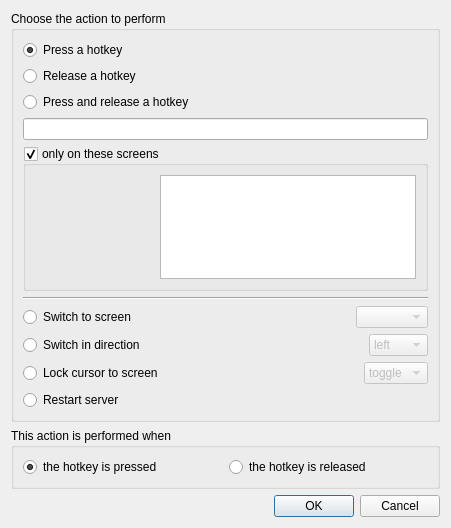
<?xml version="1.0" encoding="UTF-8"?>
<ui version="4.0">
 <class>ActionDialogBase</class>
 <widget class="QDialog" name="ActionDialogBase">
  <property name="geometry">
   <rect>
    <x>0</x>
    <y>0</y>
    <width>451</width>
    <height>528</height>
   </rect>
  </property>
  <property name="windowTitle">
   <string>Configure Action</string>
  </property>
  <layout class="QVBoxLayout">
   <item>
    <widget class="QGroupBox" name="m_pGroupType">
     <property name="font">
      <font>
       <kerning>true</kerning>
      </font>
     </property>
     <property name="title">
      <string>Choose the action to perform</string>
     </property>
     <layout class="QVBoxLayout">
      <item>
       <widget class="QRadioButton" name="m_pRadioPress">
        <property name="text">
         <string>Press a hotkey</string>
        </property>
        <property name="checked">
         <bool>true</bool>
        </property>
       </widget>
      </item>
      <item>
       <widget class="QRadioButton" name="m_pRadioRelease">
        <property name="text">
         <string>Release a hotkey</string>
        </property>
       </widget>
      </item>
      <item>
       <widget class="QRadioButton" name="m_pRadioPressAndRelease">
        <property name="text">
         <string>Press and release a hotkey</string>
        </property>
       </widget>
      </item>
      <item>
       <widget class="KeySequenceWidget" name="m_pKeySequenceWidgetHotkey">
        <property name="sizePolicy">
         <sizepolicy hsizetype="Expanding" vsizetype="Fixed">
          <horstretch>1</horstretch>
          <verstretch>0</verstretch>
         </sizepolicy>
        </property>
        <property name="minimumSize">
         <size>
          <width>256</width>
          <height>0</height>
         </size>
        </property>
        <property name="text">
         <string/>
        </property>
       </widget>
      </item>
      <item>
       <widget class="QGroupBox" name="m_pGroupBoxScreens">
        <property name="title">
         <string>only on these screens</string>
        </property>
        <property name="flat">
         <bool>true</bool>
        </property>
        <property name="checkable">
         <bool>true</bool>
        </property>
        <layout class="QHBoxLayout">
         <item>
          <spacer>
           <property name="orientation">
            <enum>Qt::Horizontal</enum>
           </property>
           <property name="sizeHint" stdset="0">
            <size>
             <width>40</width>
             <height>20</height>
            </size>
           </property>
          </spacer>
         </item>
         <item>
          <widget class="QListWidget" name="m_pListScreens">
           <property name="minimumSize">
            <size>
             <width>128</width>
             <height>64</height>
            </size>
           </property>
           <property name="selectionMode">
            <enum>QAbstractItemView::ExtendedSelection</enum>
           </property>
          </widget>
         </item>
        </layout>
       </widget>
      </item>
      <item>
       <widget class="Line" name="line">
        <property name="orientation">
         <enum>Qt::Horizontal</enum>
        </property>
       </widget>
      </item>
      <item>
       <layout class="QHBoxLayout">
        <item>
         <widget class="QRadioButton" name="m_pRadioSwitchToScreen">
          <property name="text">
           <string>Switch to screen</string>
          </property>
         </widget>
        </item>
        <item>
         <spacer>
          <property name="orientation">
           <enum>Qt::Horizontal</enum>
          </property>
          <property name="sizeHint" stdset="0">
           <size>
            <width>40</width>
            <height>20</height>
           </size>
          </property>
         </spacer>
        </item>
        <item>
         <widget class="QComboBox" name="m_pComboSwitchToScreen">
          <property name="enabled">
           <bool>false</bool>
          </property>
         </widget>
        </item>
       </layout>
      </item>
      <item>
       <layout class="QHBoxLayout">
        <item>
         <widget class="QRadioButton" name="m_pRadioSwitchInDirection">
          <property name="text">
           <string>Switch in direction</string>
          </property>
         </widget>
        </item>
        <item>
         <spacer>
          <property name="orientation">
           <enum>Qt::Horizontal</enum>
          </property>
          <property name="sizeHint" stdset="0">
           <size>
            <width>40</width>
            <height>20</height>
           </size>
          </property>
         </spacer>
        </item>
        <item>
         <widget class="QComboBox" name="m_pComboSwitchInDirection">
          <property name="enabled">
           <bool>false</bool>
          </property>
          <item>
           <property name="text">
            <string>left</string>
           </property>
          </item>
          <item>
           <property name="text">
            <string>right</string>
           </property>
          </item>
          <item>
           <property name="text">
            <string>up</string>
           </property>
          </item>
          <item>
           <property name="text">
            <string>down</string>
           </property>
          </item>
         </widget>
        </item>
       </layout>
      </item>
      <item>
       <layout class="QHBoxLayout">
        <item>
         <widget class="QRadioButton" name="m_pRadioLockCursorToScreen">
          <property name="text">
           <string>Lock cursor to screen</string>
          </property>
         </widget>
        </item>
        <item>
         <spacer>
          <property name="orientation">
           <enum>Qt::Horizontal</enum>
          </property>
          <property name="sizeHint" stdset="0">
           <size>
            <width>40</width>
            <height>20</height>
           </size>
          </property>
         </spacer>
        </item>
        <item>
         <widget class="QComboBox" name="m_pComboLockCursorToScreen">
          <property name="enabled">
           <bool>false</bool>
          </property>
          <item>
           <property name="text">
            <string>toggle</string>
           </property>
          </item>
          <item>
           <property name="text">
            <string>on</string>
           </property>
          </item>
          <item>
           <property name="text">
            <string>off</string>
           </property>
          </item>
         </widget>
        </item>
       </layout>
      </item>
      <item>
       <layout class="QHBoxLayout">
        <item>
         <widget class="QRadioButton" name="m_pRadioRestartAllConnections">
          <property name="text">
           <string>Restart server</string>
          </property>
         </widget>
        </item>
       </layout>
      </item>
     </layout>
    </widget>
   </item>
   <item>
    <widget class="QGroupBox" name="groupBox_2">
     <property name="font">
      <font>
       <kerning>false</kerning>
      </font>
     </property>
     <property name="title">
      <string>This action is performed when</string>
     </property>
     <layout class="QHBoxLayout">
      <item>
       <widget class="QRadioButton" name="m_pRadioHotkeyPressed">
        <property name="text">
         <string>the hotkey is pressed</string>
        </property>
        <property name="checked">
         <bool>true</bool>
        </property>
       </widget>
      </item>
      <item>
       <widget class="QRadioButton" name="m_pRadioHotkeyReleased">
        <property name="text">
         <string>the hotkey is released</string>
        </property>
       </widget>
      </item>
     </layout>
    </widget>
   </item>
   <item>
    <widget class="QDialogButtonBox" name="buttonBox">
     <property name="orientation">
      <enum>Qt::Horizontal</enum>
     </property>
     <property name="standardButtons">
      <set>QDialogButtonBox::Cancel|QDialogButtonBox::Ok</set>
     </property>
    </widget>
   </item>
  </layout>
 </widget>
 <customwidgets>
  <customwidget>
   <class>KeySequenceWidget</class>
   <extends>QLineEdit</extends>
   <header>KeySequenceWidget.h</header>
  </customwidget>
 </customwidgets>
 <resources/>
 <connections>
  <connection>
   <sender>buttonBox</sender>
   <signal>accepted()</signal>
   <receiver>ActionDialogBase</receiver>
   <slot>accept()</slot>
   <hints>
    <hint type="sourcelabel">
     <x>245</x>
     <y>474</y>
    </hint>
    <hint type="destinationlabel">
     <x>157</x>
     <y>274</y>
    </hint>
   </hints>
  </connection>
  <connection>
   <sender>buttonBox</sender>
   <signal>rejected()</signal>
   <receiver>ActionDialogBase</receiver>
   <slot>reject()</slot>
   <hints>
    <hint type="sourcelabel">
     <x>313</x>
     <y>474</y>
    </hint>
    <hint type="destinationlabel">
     <x>286</x>
     <y>274</y>
    </hint>
   </hints>
  </connection>
  <connection>
   <sender>m_pGroupType</sender>
   <signal>toggled(bool)</signal>
   <receiver>m_pKeySequenceWidgetHotkey</receiver>
   <slot>setDisabled(bool)</slot>
   <hints>
    <hint type="sourcelabel">
     <x>104</x>
     <y>194</y>
    </hint>
    <hint type="destinationlabel">
     <x>110</x>
     <y>132</y>
    </hint>
   </hints>
  </connection>
  <connection>
   <sender>m_pRadioSwitchInDirection</sender>
   <signal>toggled(bool)</signal>
   <receiver>m_pKeySequenceWidgetHotkey</receiver>
   <slot>setDisabled(bool)</slot>
   <hints>
    <hint type="sourcelabel">
     <x>118</x>
     <y>322</y>
    </hint>
    <hint type="destinationlabel">
     <x>81</x>
     <y>129</y>
    </hint>
   </hints>
  </connection>
  <connection>
   <sender>m_pRadioLockCursorToScreen</sender>
   <signal>toggled(bool)</signal>
   <receiver>m_pKeySequenceWidgetHotkey</receiver>
   <slot>setDisabled(bool)</slot>
   <hints>
    <hint type="sourcelabel">
     <x>101</x>
     <y>353</y>
    </hint>
    <hint type="destinationlabel">
     <x>68</x>
     <y>126</y>
    </hint>
   </hints>
  </connection>
  <connection>
   <sender>m_pRadioRestartAllConnections</sender>
   <signal>toggled(bool)</signal>
   <receiver>m_pKeySequenceWidgetHotkey</receiver>
   <slot>setDisabled(bool)</slot>
   <hints>
    <hint type="sourcelabel">
     <x>101</x>
     <y>353</y>
    </hint>
    <hint type="destinationlabel">
     <x>68</x>
     <y>126</y>
    </hint>
   </hints>
  </connection>
  <connection>
   <sender>m_pRadioPress</sender>
   <signal>toggled(bool)</signal>
   <receiver>m_pKeySequenceWidgetHotkey</receiver>
   <slot>setEnabled(bool)</slot>
   <hints>
    <hint type="sourcelabel">
     <x>48</x>
     <y>48</y>
    </hint>
    <hint type="destinationlabel">
     <x>45</x>
     <y>129</y>
    </hint>
   </hints>
  </connection>
  <connection>
   <sender>m_pRadioRelease</sender>
   <signal>toggled(bool)</signal>
   <receiver>m_pKeySequenceWidgetHotkey</receiver>
   <slot>setEnabled(bool)</slot>
   <hints>
    <hint type="sourcelabel">
     <x>135</x>
     <y>70</y>
    </hint>
    <hint type="destinationlabel">
     <x>148</x>
     <y>125</y>
    </hint>
   </hints>
  </connection>
  <connection>
   <sender>m_pRadioPressAndRelease</sender>
   <signal>toggled(bool)</signal>
   <receiver>m_pKeySequenceWidgetHotkey</receiver>
   <slot>setEnabled(bool)</slot>
   <hints>
    <hint type="sourcelabel">
     <x>194</x>
     <y>100</y>
    </hint>
    <hint type="destinationlabel">
     <x>201</x>
     <y>125</y>
    </hint>
   </hints>
  </connection>
  <connection>
   <sender>m_pRadioSwitchToScreen</sender>
   <signal>toggled(bool)</signal>
   <receiver>m_pComboSwitchToScreen</receiver>
   <slot>setEnabled(bool)</slot>
   <hints>
    <hint type="sourcelabel">
     <x>148</x>
     <y>291</y>
    </hint>
    <hint type="destinationlabel">
     <x>350</x>
     <y>290</y>
    </hint>
   </hints>
  </connection>
  <connection>
   <sender>m_pRadioSwitchInDirection</sender>
   <signal>toggled(bool)</signal>
   <receiver>m_pComboSwitchInDirection</receiver>
   <slot>setEnabled(bool)</slot>
   <hints>
    <hint type="sourcelabel">
     <x>158</x>
     <y>322</y>
    </hint>
    <hint type="destinationlabel">
     <x>350</x>
     <y>321</y>
    </hint>
   </hints>
  </connection>
  <connection>
   <sender>m_pRadioLockCursorToScreen</sender>
   <signal>toggled(bool)</signal>
   <receiver>m_pComboLockCursorToScreen</receiver>
   <slot>setEnabled(bool)</slot>
   <hints>
    <hint type="sourcelabel">
     <x>180</x>
     <y>353</y>
    </hint>
    <hint type="destinationlabel">
     <x>350</x>
     <y>352</y>
    </hint>
   </hints>
  </connection>
  <connection>
   <sender>m_pRadioPress</sender>
   <signal>toggled(bool)</signal>
   <receiver>m_pGroupBoxScreens</receiver>
   <slot>setEnabled(bool)</slot>
   <hints>
    <hint type="sourcelabel">
     <x>25</x>
     <y>47</y>
    </hint>
    <hint type="destinationlabel">
     <x>33</x>
     <y>155</y>
    </hint>
   </hints>
  </connection>
  <connection>
   <sender>m_pRadioSwitchToScreen</sender>
   <signal>toggled(bool)</signal>
   <receiver>m_pGroupBoxScreens</receiver>
   <slot>setDisabled(bool)</slot>
   <hints>
    <hint type="sourcelabel">
     <x>48</x>
     <y>278</y>
    </hint>
    <hint type="destinationlabel">
     <x>98</x>
     <y>153</y>
    </hint>
   </hints>
  </connection>
  <connection>
   <sender>m_pRadioRelease</sender>
   <signal>toggled(bool)</signal>
   <receiver>m_pGroupBoxScreens</receiver>
   <slot>setEnabled(bool)</slot>
   <hints>
    <hint type="sourcelabel">
     <x>264</x>
     <y>67</y>
    </hint>
    <hint type="destinationlabel">
     <x>241</x>
     <y>158</y>
    </hint>
   </hints>
  </connection>
  <connection>
   <sender>m_pRadioPressAndRelease</sender>
   <signal>toggled(bool)</signal>
   <receiver>m_pGroupBoxScreens</receiver>
   <slot>setEnabled(bool)</slot>
   <hints>
    <hint type="sourcelabel">
     <x>286</x>
     <y>98</y>
    </hint>
    <hint type="destinationlabel">
     <x>290</x>
     <y>156</y>
    </hint>
   </hints>
  </connection>
  <connection>
   <sender>m_pRadioSwitchInDirection</sender>
   <signal>toggled(bool)</signal>
   <receiver>m_pGroupBoxScreens</receiver>
   <slot>setDisabled(bool)</slot>
   <hints>
    <hint type="sourcelabel">
     <x>38</x>
     <y>313</y>
    </hint>
    <hint type="destinationlabel">
     <x>64</x>
     <y>195</y>
    </hint>
   </hints>
  </connection>
  <connection>
   <sender>m_pRadioLockCursorToScreen</sender>
   <signal>toggled(bool)</signal>
   <receiver>m_pGroupBoxScreens</receiver>
   <slot>setDisabled(bool)</slot>
   <hints>
    <hint type="sourcelabel">
     <x>48</x>
     <y>339</y>
    </hint>
    <hint type="destinationlabel">
     <x>79</x>
     <y>234</y>
    </hint>
   </hints>
  </connection>
  <connection>
   <sender>m_pRadioRestartAllConnections</sender>
   <signal>toggled(bool)</signal>
   <receiver>m_pGroupBoxScreens</receiver>
   <slot>setDisabled(bool)</slot>
   <hints>
    <hint type="sourcelabel">
     <x>48</x>
     <y>339</y>
    </hint>
    <hint type="destinationlabel">
     <x>79</x>
     <y>234</y>
    </hint>
   </hints>
  </connection>
  <connection>
   <sender>m_pRadioSwitchToScreen</sender>
   <signal>toggled(bool)</signal>
   <receiver>m_pKeySequenceWidgetHotkey</receiver>
   <slot>setDisabled(bool)</slot>
   <hints>
    <hint type="sourcelabel">
     <x>84</x>
     <y>280</y>
    </hint>
    <hint type="destinationlabel">
     <x>185</x>
     <y>123</y>
    </hint>
   </hints>
  </connection>
 </connections>
</ui>
